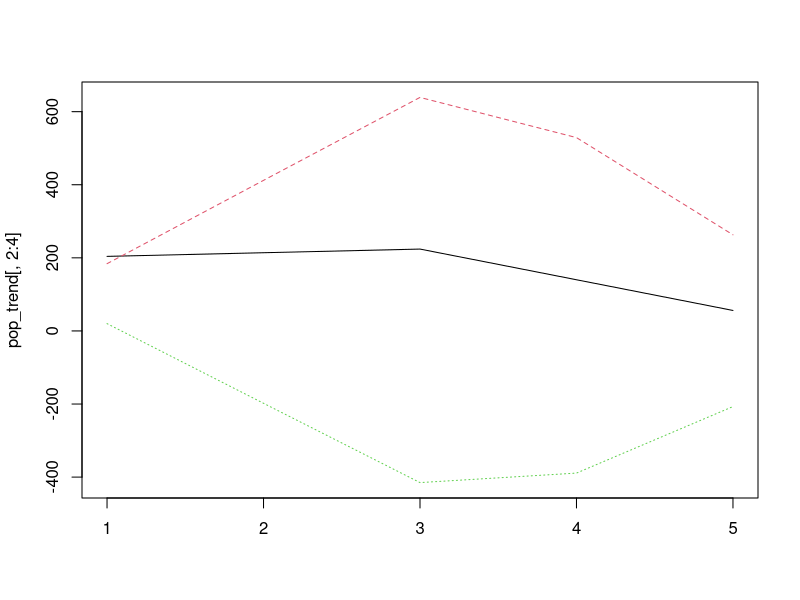
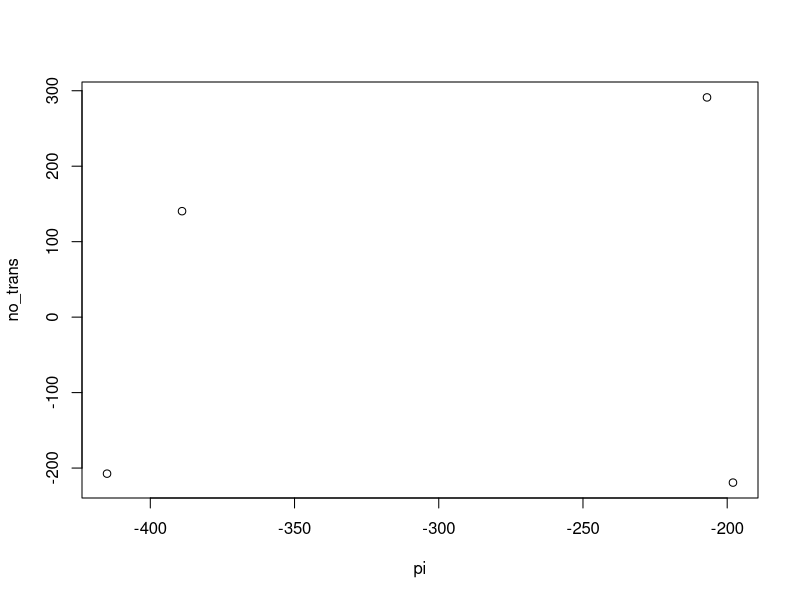
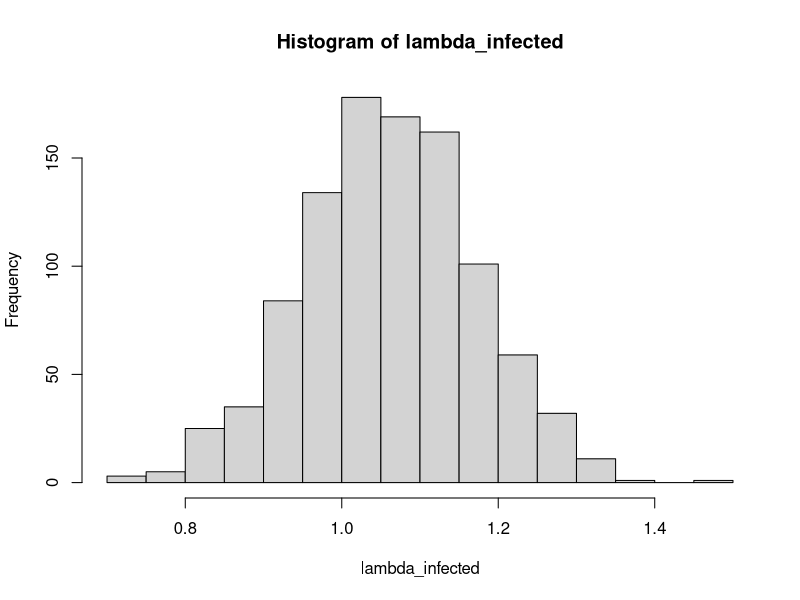
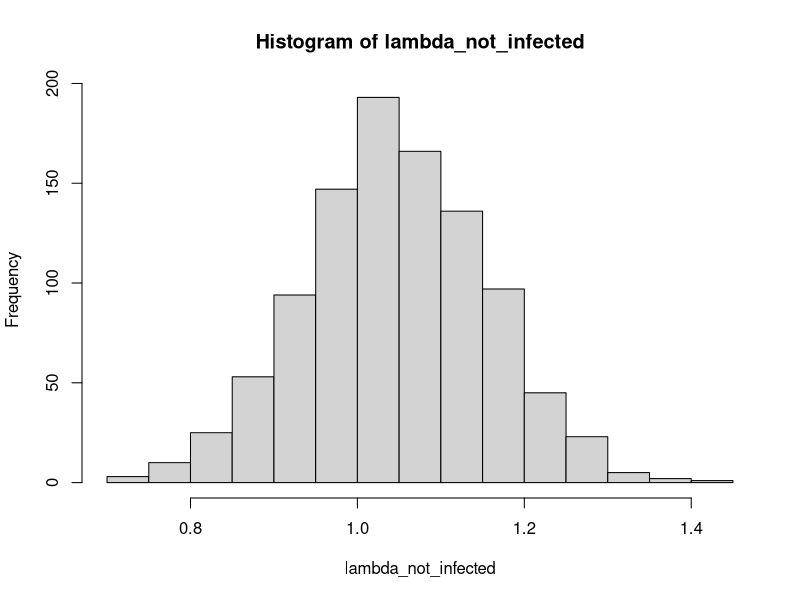
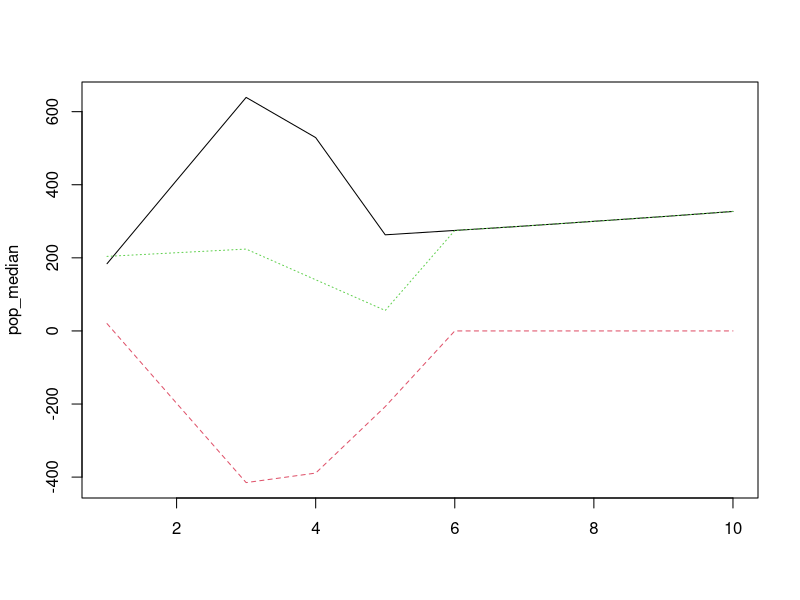

Recreate these plots in R, in order. (Note: this script raises an error after producing the figures.)

rm(list = ls())

library(dplyr)


## define emperical population trends
pop_emp = round(c(409, (409+448)/2, 448, (448+111)/2, 111)/2) #divide by 2 for females
            

#### Get all lambda total values using emeprical survival data ####

#survivals
#s0 = 0.85 ## assumed
s1 = 0.78
s2 = 0.77
s3 = 0.76
s4 = 0.75
s5 = 0.74

## function to calculate lamdas
lambda_fun = function(survival){
  
  s = survival

  mat = matrix(0, nrow = 2, ncol = 2)

  #data borrow from little brown bat
  mat[1,1] = 0.47 * s * 0.38 * 1
  mat[1,2] = s * 0.85 * 1
  mat[2,1] = 0.47 * s
  mat[2,2] = s

  mat_eigen = eigen(mat)
  lambda = mat_eigen$values[1]

  return(lambda)
}

#Get lambda for each year
lam1 = lambda_fun(s1)
lam2 = lambda_fun(s2)
lam3 = lambda_fun(s3)
lam4 = lambda_fun(s4)
lam5 = lambda_fun(s5)

#Create function to calculate lambda of infected subpopulation
lam_e_fun = function(nt2, nu1, ne1, lam_u){
  
  #nu1 = nt1 - ne1
  
  
  lambda_e = (nt2 - (nu1*lam_u)) / ne1
  
  return(lambda_e)
  
}


## init pop size define, assume 10% of population is initially infected
init_total = pop_emp[1]
init_affected = round(init_total * 0.10)
init_unaffected = round(init_total - init_affected)

#calulate infected lambda
lam_e = lam_e_fun(pop_emp[2], init_unaffected, init_affected, lam1)

#assume uninfected lambda is the 1st year lambda
lam_u = lam1


####  2 pop categories - define function ####

pop_split_fun = function(nt_time1, nt_time2, lambda_time1, lambda_time2, lambda_u, lambda_e){
  
  #nt_time2 = lambda_time1* nt_time1
  nu2 = ((nt_time2*lambda_time2) - (nt_time2*lambda_e )) / (lambda_u - lambda_e)
  ne2 = nt_time2 - nu2
  
  # give vector of year 2: total pop, unaffected pop, affected pop
  pop = c(nt_time2, nu2, ne2)
  pop = round(pop)
  
  return(pop)
}

# run function for each year
pop_year1 = c(init_total, init_unaffected, init_affected)
pop_year2 = pop_split_fun(pop_year1[1], pop_emp[2], lam1, lam2, lam_u, lam_e)
pop_year3 = pop_split_fun(pop_year2[1], pop_emp[3], lam2, lam3, lam_u, lam_e)
pop_year4 = pop_split_fun(pop_year3[1], pop_emp[4], lam3, lam4, lam_u, lam_e)
pop_year5 = pop_split_fun(pop_year4[1], pop_emp[5], lam4, lam5, lam_u, lam_e)

## (for ggplot) compile into df
years = c(1,2,3,4,5)

pop_trend = rbind.data.frame(pop_year1, pop_year2, pop_year3, pop_year4, pop_year5)
pop_trend = cbind(years, pop_trend)

colnames(pop_trend)[1] = "year"
colnames(pop_trend)[2] = "total_pop"
colnames(pop_trend)[3] = "unaffected_pop"
colnames(pop_trend)[4] = "affected_pop"

#test plot
matplot(pop_trend[,2:4], type = "l")


# #lambda e calcs with other years
# lam_e2 = lam_e_fun(nt2 = pop_year3[1], nu1 = pop_year2[2], ne1 = pop_year2[3], lam_u = lam_u)
# lam_e3 = lam_e_fun(nt2 = pop_year4[1], nu1 = pop_year3[2], ne1 = pop_year3[3], lam_u = lam_u)
# lam_e4 = lam_e_fun(nt2 = pop_year5[1], nu1 = pop_year4[2], ne1 = pop_year4[3], lam_u = lam_u)



#### regression: fit curve to data to act as transmission ####

## fit number of not-infected invids that become infected vs. number of infected

no_trans = pop_trend$unaffected_pop[1:4]*lam_u - pop_trend$unaffected_pop[2:5] 
pi = pop_trend$affected_pop[2:5]

plot(pi , no_trans)


# pu1 = pop_trend$unaffected_pop[3:5]
# pi1 = pop_trend$affected_pop[3:5]
# 
# plot(pu1 , pi1)



  
## linear fit
#linear.model = lm(pop_trend$affected_pop[2:5] ~ pop_trend$unaffected_pop[2:5])
linear.model = lm(pi ~ no_trans)
summary(linear.model)


# linear.model2 = lm(pu1 ~ pi1)
# summary(linear.model2)

#plot(linear.model)
coeffs = as.numeric(linear.model$coefficients)
coeffs

## no. of uninfected transmitted to infected = (slope * no. of unifected) + y-intercept



#### stochasticity for both lambdas ####
set.seed(1)

iterations = 1000

## percent stochasticity of mean
stoch = 0.10

### for lambda no infected use beta distribution of survival

# ##get parameters for beta distribution
# estBetaParams = function(mu, var) {
#   alpha = ((1 - mu) / var - 1 / mu) * mu ^ 2
#   beta = alpha * (1 / mu - 1)
#   return(params = list(alpha = alpha, beta = beta))
# }
# 
# ## get beta params
# p1 = estBetaParams(s1,s1*stoch)
# ## get beta random numbers
# Sa1 = rbeta(iterations, p1$alpha, p1$beta)
# 
# lambda_not_infected = vector(mode = "numeric", length = 0)
# for(i in 1:iterations){
#   lambda_not_infected[i] = lambda_fun(Sa1[i])
# }
# hist(lambda_not_infected)

### for lambda infected use normal of lam_e, cut off at 0
lambda_infected = rnorm(iterations, lam_e, sd = stoch*lam_e)
for(i in 1:iterations){
  if(lambda_infected[i] < 0){
    lambda_infected[i] = 0
  }
}
hist(lambda_infected)

### stochasticty on lambda for not infected
lambda_not_infected = rnorm(iterations, lam_u, sd = stoch*lam_u)
for(i in 1:iterations){
  if(lambda_not_infected[i] < 0){
    lambda_not_infected[i] = 0
  }
}
hist(lambda_not_infected)

#### project into future #### 

#quick funcion to check if less then 0  make zero
lt_zero = function(x){
  if(x < 0){
    x=0
    return(x)
  }else{
    return(x)
  }
}


#define number of years to project into future
year = 10

# define inits
pop_vec = array(0, dim=c(year,3, iterations))
pop_vec[1:5,1,] = pop_trend$unaffected_pop #not infected
pop_vec[1:5,2,] = pop_trend$affected_pop #infected
num_trans = array(0, dim = c(year,iterations))

# project and transmit
for(i in 1:iterations){
  
  for(t in 6:year){
    
    ## 1. project not infected and infected * their lambda
    pop_vec[t,1,i] = pop_vec[t-1,1,i]*lambda_not_infected[i]
    pop_vec[t,2,i] = pop_vec[t-1,2,i]*lambda_infected[i]
    
    #ceiling to zero if necessary
    pop_vec[t,1,i] = lt_zero(pop_vec[t,1,i])
    pop_vec[t,2,i] = lt_zero(pop_vec[t,2,i])
    
    ## 2. transmission
    
    #if there are uninfected to infects
    if(pop_vec[t,1,i] > 0){
      
      # apply linear regression to get the number of uninfected that become infected
      num_trans[t,i] = (coeffs[2]*pop_vec[t,2,i] + coeffs[1]) # - pop_vec[t,2,i] #don't subtract bc i normalized for this already in the lm
      # ^ pop_vec[t,2,i] using infected bc the way I set up lm
      
      
      # if number infected greater than actual num, set to actual num
      if(num_trans[t,i] > pop_vec[t,1,i]){
        num_trans[t,i] = pop_vec[t,1,i]
      }
      
      # if num trans < 0
      if(num_trans[t,i] < 0){
        num_trans[t,i] = 0
      }
      
      # subtract/add from/to pops
      pop_vec[t,1,i] = pop_vec[t,1,i] - num_trans[t,i]
      pop_vec[t,2,i] = pop_vec[t,2,i] + num_trans[t,i]
      
      #ceiling to zero if necessary
      pop_vec[t,1,i] = lt_zero(pop_vec[t,1,i])
      pop_vec[t,2,i] = lt_zero(pop_vec[t,2,i])
    }
    
    #round
    pop_vec[t,1,i] = round(pop_vec[t,1,i])
    pop_vec[t,2,i] = round(pop_vec[t,2,i])
  }
  
  pop_vec[,3,i] = pop_vec[,1,i] + pop_vec[,2,i]
  
}

## some data extraction for mean and quantiles
pop_median = array(0, dim = c(year, 3))
pop_80 = array(0, dim = c(year, 3))
pop_20 = array(0, dim = c(year, 3))

for(s in 1:3){
  for(y in 1:year){
    pop_median[y,s] = round(median(pop_vec[y,s,]))
    pop_80[y,s] = round(quantile(pop_vec[y,s,], 0.8))
    pop_20[y,s] = round(quantile(pop_vec[y,s,], 0.2))
  }
}

matplot(pop_median, type = "l")



#for ggplot
pop_median = as.data.frame(pop_median[4:year,]); pop_median$year = 4:year
pop_80 = as.data.frame(pop_80[4:year,]); pop_80$year = 4:year
pop_20 = as.data.frame(pop_20[4:year,]); pop_20$year = 4:year

colnames(pop_median)[3] = "total_pop" ; colnames(pop_80)[3] = "total_pop" ; colnames(pop_20)[3] = "total_pop"
colnames(pop_median)[1] = "unaffected_pop"; colnames(pop_80)[1] = "unaffected_pop"; colnames(pop_20)[1] = "unaffected_pop"
colnames(pop_median)[2] = "affected_pop"; colnames(pop_80)[2] = "affected_pop"; colnames(pop_20)[2] = "affected_pop"

#for quantiles
pop_quant_uninfected = cbind.data.frame(pop_20$unaffected_pop, pop_80$unaffected_pop, 4:year)
pop_quant_infected = cbind.data.frame(pop_20$affected_pop, pop_80$affected_pop, 4:year)

colnames(pop_quant_uninfected)[1] = "lower20" ; colnames(pop_quant_uninfected)[2] = "upper80" ; colnames(pop_quant_uninfected)[3] = "year"
colnames(pop_quant_infected)[1] = "lower20" ; colnames(pop_quant_infected)[2] = "upper80" ; colnames(pop_quant_infected)[3] = "year"



#-----------------------------------------------------------------------#

#### plot ####
library(ggplot2)
library(reshape2)

#get into right data format
pop1 = melt(pop_trend[,-2], id.vars = "year")
pop2 = melt(pop_median[,-3], id.vars = "year")
pop3 = rbind.data.frame(pop_trend[,1:2],pop_median[,3:4])


p = ggplot() +
  
      geom_line(data = pop3, aes(x=year, y=total_pop, colour = " total_pop")) +
  
      geom_line(data = pop1, aes(x=year, y=value, group = variable, color = variable)) +
      
      #geom_point(data = pop1, aes(x=year, y=value), size=1.5, shape=21, fill="white") +
      
      geom_line(data = pop2, aes(x=year, y=value, group = variable, color = variable), 
                linetype = "dashed") +

      
      
      
      scale_colour_manual(labels = c("Total population", "Infected", "Not infected"),
                          values=c("black", "red", "blue")) +
  
      geom_ribbon(data = pop_quant_infected, aes(x = year, ymin = lower20, ymax = upper80),
                  fill = "red", alpha = 0.1)  +
      geom_ribbon(data = pop_quant_uninfected, aes(x = year, ymin = lower20, ymax = upper80),
              fill = "blue", alpha = 0.1)  +  
      
      theme(
         legend.title=element_blank(),
         panel.background = element_rect(fill = "white", colour = "white"),
         panel.border = element_rect(colour = "black", fill=NA, size=0.5),
         panel.grid.major.y = element_line(colour="#d9d9d9", size=0.25),
         panel.grid.minor.y = element_blank(),
         panel.grid.major.x = element_line(colour="#d9d9d9", size=0.25),
         legend.position = c(0.8,0.8),
         axis.text.x = element_text(angle = 45, hjust = 1)
         ) +
      
      scale_x_continuous("Year", breaks = 1:10, 
                         labels = 2011:2020) +
      scale_y_continuous("Population size",
                     expand = c(0, 0), 
                     limits = c(0,475), 
                     breaks = seq(0, 400, 100))
                   
X11()
print(p)


#### save plot ####

setwd("C:/Users/oliver/Google Drive/PhD/Research/Indiana bat/figs/")
tempname = "spread_with_projection_2015data.pdf"
ggsave(tempname, plot = p, device = NULL, path = NULL,
       scale = 1, width = NA, height = NA,
       units = c("cm"), dpi = 300)


#---------------------------------------------------------------------------------#

#### back calcuate survival from labda ####
## I should put more info here bc when I go back to do it later I have no idea what's happening
#http://www.math.harvard.edu/archive/21b_fall_04/exhibits/2dmatrices/
# need to know way to hand calculated eigenvalues to back calculate matrix elements?


# a,b,c,d are matrix elements, 1,1, ; 1,2 ; 2,1 ; 2,2

#since they all have one 's' term treat them as equal and solve for 's' later

a = 0.1786
b = 0.85
c = 0.47
d = 1

T1 = a + d
D1 = (a*d) - (b*c)

L1 = (T1/2) + sqrt( (((T1^2)/2) - D1) )
L2 = (T1/2) - sqrt( ((T1^2)/2) - D1 )

s_L1 = lam_e/L1
s_L2 = lam_e/L2
